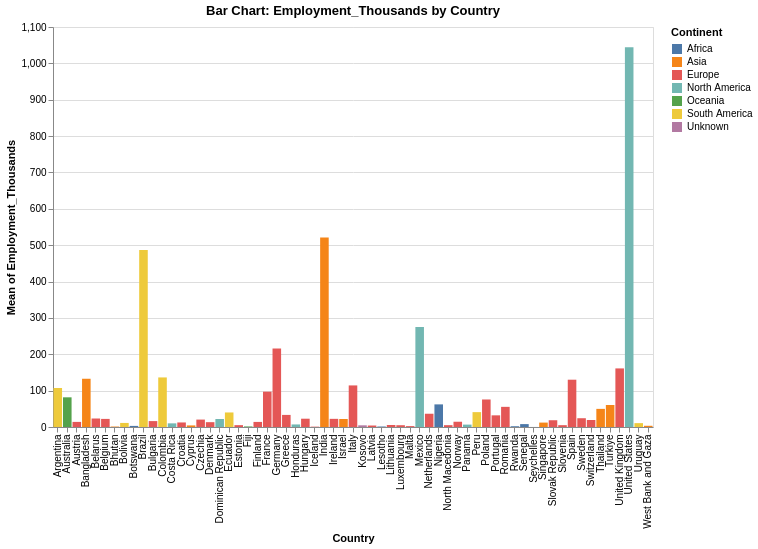

Specify this chart in Vega-Lite:
### Vega-Lite specification from a JSON file in a GitHub repository (floating-point values rounded to 4 significant figures)
{"$schema": "https://vega.github.io/schema/vega-lite/v5.json", "title": "Bar Chart: Employment_Thousands by Country", "width": 600, "height": 400, "data": {"values": [{"Country": "Argentina", "Country_Code": "ARG", "Year": 2024, "Employment_Thousands": 107.3, "Continent": "South America"}, {"Country": "Australia", "Country_Code": "AUS", "Year": 2024, "Employment_Thousands": 81.61, "Continent": "Oceania"}, {"Country": "Austria", "Country_Code": "AUT", "Year": 2024, "Employment_Thousands": 14.03, "Continent": "Europe"}, {"Country": "Bangladesh", "Country_Code": "BGD", "Year": 2024, "Employment_Thousands": 132.7, "Continent": "Asia"}, {"Country": "Belarus", "Country_Code": "BLR", "Year": 2024, "Employment_Thousands": 23.37, "Continent": "Europe"}, {"Country": "Belgium", "Country_Code": "BEL", "Year": 2024, "Employment_Thousands": 22.28, "Continent": "Europe"}, {"Country": "Bhutan", "Country_Code": "BTN", "Year": 2024, "Employment_Thousands": 1.291, "Continent": "Asia"}, {"Country": "Bolivia", "Country_Code": "BOL", "Year": 2024, "Employment_Thousands": 11.19, "Continent": "South America"}, {"Country": "Botswana", "Country_Code": "BWA", "Year": 2024, "Employment_Thousands": 3.018, "Continent": "Africa"}, {"Country": "Brazil", "Country_Code": "BRA", "Year": 2024, "Employment_Thousands": 487.0, "Continent": "South America"}, {"Country": "Bulgaria", "Country_Code": "BGR", "Year": 2024, "Employment_Thousands": 16.26, "Continent": "Europe"}, {"Country": "Colombia", "Country_Code": "COL", "Year": 2024, "Employment_Thousands": 136.3, "Continent": "South America"}, {"Country": "Costa Rica", "Country_Code": "CRI", "Year": 2024, "Employment_Thousands": 10.04, "Continent": "North America"}, {"Country": "Croatia", "Country_Code": "HRV", "Year": 2024, "Employment_Thousands": 12.51, "Continent": "Europe"}, {"Country": "Cyprus", "Country_Code": "CYP", "Year": 2024, "Employment_Thousands": 4.33, "Continent": "Asia"}, {"Country": "Czechia", "Country_Code": "CZE", "Year": 2024, "Employment_Thousands": 20.39, "Continent": "Europe"}, {"Country": "Denmark", "Country_Code": "DNK", "Year": 2024, "Employment_Thousands": 13.3, "Continent": "Europe"}, {"Country": "Dominican Republic", "Country_Code": "DOM", "Year": 2024, "Employment_Thousands": 22.01, "Continent": "North America"}, {"Country": "Ecuador", "Country_Code": "ECU", "Year": 2024, "Employment_Thousands": 39.98, "Continent": "South America"}, {"Country": "Estonia", "Country_Code": "EST", "Year": 2024, "Employment_Thousands": 5.077, "Continent": "Europe"}, {"Country": "Fiji", "Country_Code": "FJI", "Year": 2024, "Employment_Thousands": 1.491, "Continent": "Oceania"}, {"Country": "Finland", "Country_Code": "FIN", "Year": 2024, "Employment_Thousands": 13.97, "Continent": "Europe"}, {"Country": "France", "Country_Code": "FRA", "Year": 2024, "Employment_Thousands": 97.17, "Continent": "Europe"}, {"Country": "Germany", "Country_Code": "DEU", "Year": 2024, "Employment_Thousands": 215.9, "Continent": "Europe"}, {"Country": "Greece", "Country_Code": "GRC", "Year": 2024, "Employment_Thousands": 33.25, "Continent": "Europe"}, {"Country": "Honduras", "Country_Code": "HND", "Year": 2024, "Employment_Thousands": 7.048, "Continent": "North America"}, {"Country": "Hungary", "Country_Code": "HUN", "Year": 2024, "Employment_Thousands": 22.81, "Continent": "Europe"}, {"Country": "Iceland", "Country_Code": "ISL", "Year": 2024, "Employment_Thousands": 0.958, "Continent": "Europe"}, {"Country": "India", "Country_Code": "IND", "Year": 2024, "Employment_Thousands": 521.3, "Continent": "Asia"}, {"Country": "Ireland", "Country_Code": "IRL", "Year": 2024, "Employment_Thousands": 22.42, "Continent": "Europe"}, {"Country": "Israel", "Country_Code": "ISR", "Year": 2024, "Employment_Thousands": 21.94, "Continent": "Asia"}, {"Country": "Italy", "Country_Code": "ITA", "Year": 2024, "Employment_Thousands": 114.3, "Continent": "Europe"}, {"Country": "Kosovo", "Country_Code": "XKX", "Year": 2024, "Employment_Thousands": 4.591, "Continent": "Unknown"}, {"Country": "Latvia", "Country_Code": "LVA", "Year": 2024, "Employment_Thousands": 4.069, "Continent": "Europe"}, {"Country": "Lesotho", "Country_Code": "LSO", "Year": 2024, "Employment_Thousands": 1.363, "Continent": "Africa"}, {"Country": "Lithuania", "Country_Code": "LTU", "Year": 2024, "Employment_Thousands": 5.58, "Continent": "Europe"}, {"Country": "Luxembourg", "Country_Code": "LUX", "Year": 2024, "Employment_Thousands": 4.886, "Continent": "Europe"}, {"Country": "Malta", "Country_Code": "MLT", "Year": 2024, "Employment_Thousands": 2.458, "Continent": "Europe"}, {"Country": "Mexico", "Country_Code": "MEX", "Year": 2024, "Employment_Thousands": 274.8, "Continent": "North America"}, {"Country": "Netherlands", "Country_Code": "NLD", "Year": 2024, "Employment_Thousands": 36.46, "Continent": "Europe"}, {"Country": "Nigeria", "Country_Code": "NGA", "Year": 2024, "Employment_Thousands": 62.2, "Continent": "Africa"}, {"Country": "North Macedonia", "Country_Code": "MKD", "Year": 2024, "Employment_Thousands": 5.029, "Continent": "Europe"}, {"Country": "Norway", "Country_Code": "NOR", "Year": 2024, "Employment_Thousands": 14.47, "Continent": "Europe"}, {"Country": "Panama", "Country_Code": "PAN", "Year": 2024, "Employment_Thousands": 6.568, "Continent": "North America"}, {"Country": "Peru", "Country_Code": "PER", "Year": 2024, "Employment_Thousands": 40.88, "Continent": "South America"}, {"Country": "Poland", "Country_Code": "POL", "Year": 2024, "Employment_Thousands": 75.67, "Continent": "Europe"}, {"Country": "Portugal", "Country_Code": "PRT", "Year": 2024, "Employment_Thousands": 32.07, "Continent": "Europe"}, {"Country": "Romania", "Country_Code": "ROU", "Year": 2024, "Employment_Thousands": 55.43, "Continent": "Europe"}, {"Country": "Rwanda", "Country_Code": "RWA", "Year": 2024, "Employment_Thousands": 2.102, "Continent": "Africa"}, {"Country": "Senegal", "Country_Code": "SEN", "Year": 2024, "Employment_Thousands": 7.96, "Continent": "Africa"}, {"Country": "Seychelles", "Country_Code": "SYC", "Year": 2024, "Employment_Thousands": 0.12, "Continent": "Africa"}, {"Country": "Singapore", "Country_Code": "SGP", "Year": 2024, "Employment_Thousands": 12.13, "Continent": "Asia"}, {"Country": "Slovak Republic", "Country_Code": "SVK", "Year": 2024, "Employment_Thousands": 18.59, "Continent": "Europe"}, {"Country": "Slovenia", "Country_Code": "SVN", "Year": 2024, "Employment_Thousands": 5.025, "Continent": "Europe"}, {"Country": "Spain", "Country_Code": "ESP", "Year": 2024, "Employment_Thousands": 130.1, "Continent": "Europe"}, {"Country": "Sweden", "Country_Code": "SWE", "Year": 2024, "Employment_Thousands": 24.12, "Continent": "Europe"}, {"Country": "Switzerland", "Country_Code": "CHE", "Year": 2024, "Employment_Thousands": 19.31, "Continent": "Europe"}, {"Country": "Thailand", "Country_Code": "THA", "Year": 2024, "Employment_Thousands": 49.86, "Continent": "Asia"}, {"Country": "Turkiye", "Country_Code": "TUR", "Year": 2024, "Employment_Thousands": 60.51, "Continent": "Asia"}, {"Country": "United Kingdom", "Country_Code": "GBR", "Year": 2024, "Employment_Thousands": 161.1, "Continent": "Europe"}, {"Country": "United States", "Country_Code": "USA", "Year": 2024, "Employment_Thousands": 1045.0, "Continent": "North America"}, {"Country": "Uruguay", "Country_Code": "URY", "Year": 2024, "Employment_Thousands": 10.64, "Continent": "South America"}, {"Country": "West Bank and Gaza", "Country_Code": "PSE", "Year": 2024, "Employment_Thousands": 3.363, "Continent": "Asia"}]}, "mark": "bar", "encoding": {"x": {"field": "Country", "type": "nominal", "scale": {}}, "y": {"field": "Employment_Thousands", "type": "quantitative", "aggregate": "mean", "scale": {}}, "color": {"field": "Continent", "type": "nominal"}, "tooltip": [{"field": "Country", "type": "nominal"}, {"field": "Employment_Thousands", "type": "quantitative"}, {"field": "Continent", "type": "nominal"}]}, "transform": [], "params": []}
